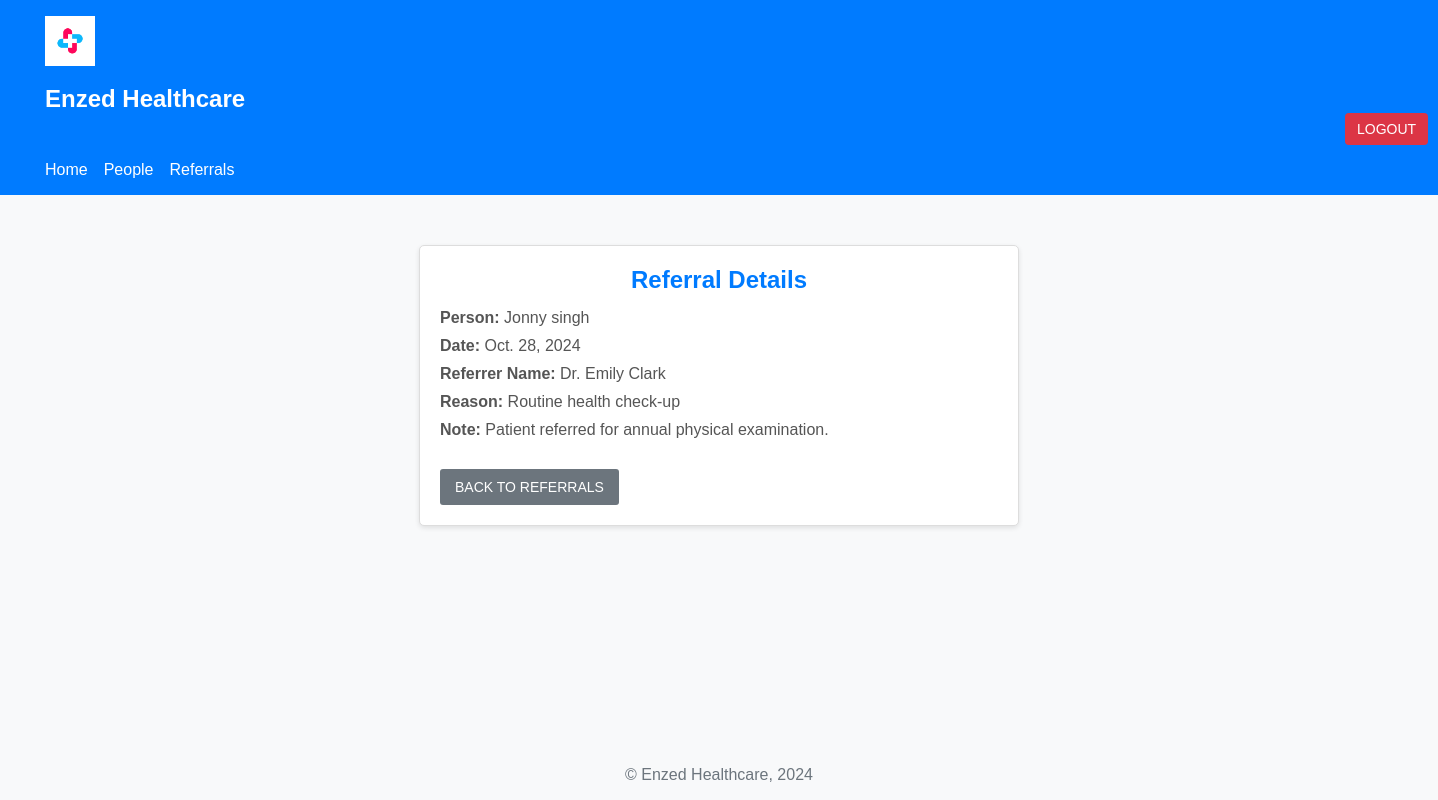
/referrals/6/ (signed in), run on the app's committed database.
### referral_system/models.py (models this page shows, shortened)
class Referral(models.Model):
    person = models.ForeignKey(Person, on_delete=models.CASCADE, related_name="referrals")
    referral_date = models.DateField()
    referrer_name = models.CharField(max_length=100)
    referral_reason = models.TextField()
    note = models.TextField()

class Person(models.Model):
    first_name = models.CharField(max_length=50)
    last_name = models.CharField(max_length=50)
    phone_number = models.CharField(max_length=15)
    date_of_birth = models.DateField()
    def __str__(self):
        return f"{self.first_name} {self.last_name}"

### referral_system/views.py (the view)
# urls.py: path('referrals/<int:pk>/', views.referral_detail, name='referral_detail'),
@login_required
def referral_detail(request, pk):
    referral = get_object_or_404(Referral, pk=pk)
    return render(request, "referral_system/referral_detail.html", {"referral": referral})

### referral_system/templates/referral_system/referral_detail.html (shortened to what this page needs)
{% extends "referral_system/base.html" %}
{% block content %}
<div class="vcontainer">
    <h2>Referral Details</h2>
    <p><strong>Person:</strong> {{ referral.person }}</p>
    <p><strong>Date:</strong> {{ referral.referral_date }}</p>
    <p><strong>Referrer Name:</strong> {{ referral.referrer_name }}</p>
    <p><strong>Reason:</strong> {{ referral.referral_reason }}</p>
    <p><strong>Note:</strong> {{ referral.note }}</p>
    <a href="{% url 'referral_list' %}" class="btn btn-secondary">Back to Referrals</a>
</div>
{% endblock %}

### referral_system/static/referral_system/style.css (style rules this page uses)
* { margin: 0; padding: 0; box-sizing: border-box; }
body { font-family: Arial, sans-serif; background-color: #f8f9fa; margin: 0; padding: 0; color: #212529; display: flex; flex-direction: column; min-height: 100vh; }
h2, .login-container h2 { color: #333333; margin-bottom: 20px; }
h2 { font-size: 1.8rem; text-align: center; }
.btn { border: none; border-radius: 4px; font-size: 14px; padding: 8px 12px; text-transform: uppercase; transition: all 0.3s ease; }
.vcontainer { max-width: 600px; margin: 50px auto; padding: 20px; background-color: #ffffff; border: 1px solid #ddd; border-radius: 5px; box-shadow: 0 2px 5px rgba(0, 0, 0, 0.1); font-family: Arial, sans-serif; text-align: left; }
.vcontainer h2 { font-size: 1.5rem; color: #007bff; margin-bottom: 15px; text-align: center; }
.vcontainer p { font-size: 1rem; color: #555; margin-bottom: 10px; }
.vcontainer .btn { display: inline-block; background-color: #6c757d; color: #fff; padding: 10px 15px; border-radius: 3px; font-size: 14px; text-decoration: none; margin-top: 20px; text-align: center; }

### data on the page
Referral: person "Jonny singh", referral_date "Oct. 28, 2024", referrer_name "Dr. Emily Clark", referral_reason "Routine health check-up", note "Patient referred for annual physical examination."
